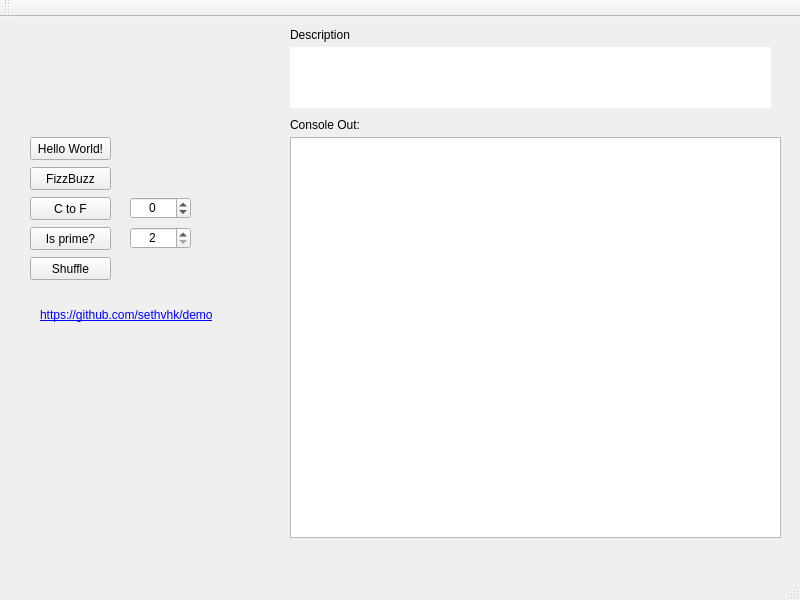
<?xml version="1.0" encoding="UTF-8"?>
<ui version="4.0">
 <class>MainWindow</class>
 <widget class="QMainWindow" name="MainWindow">
  <property name="enabled">
   <bool>true</bool>
  </property>
  <property name="geometry">
   <rect>
    <x>0</x>
    <y>0</y>
    <width>800</width>
    <height>600</height>
   </rect>
  </property>
  <property name="windowTitle">
   <string>Seth's Demo for Ordina</string>
  </property>
  <widget class="QWidget" name="centralWidget">
   <widget class="QPushButton" name="button_hw">
    <property name="geometry">
     <rect>
      <x>30</x>
      <y>120</y>
      <width>81</width>
      <height>23</height>
     </rect>
    </property>
    <property name="text">
     <string>Hello World!</string>
    </property>
   </widget>
   <widget class="QLabel" name="console_title">
    <property name="geometry">
     <rect>
      <x>290</x>
      <y>100</y>
      <width>121</width>
      <height>16</height>
     </rect>
    </property>
    <property name="text">
     <string>&lt;html&gt;&lt;head/&gt;&lt;body&gt;&lt;p&gt;Console Out:&lt;/p&gt;&lt;/body&gt;&lt;/html&gt;</string>
    </property>
   </widget>
   <widget class="QPushButton" name="button_fb">
    <property name="geometry">
     <rect>
      <x>30</x>
      <y>150</y>
      <width>81</width>
      <height>23</height>
     </rect>
    </property>
    <property name="text">
     <string>FizzBuzz</string>
    </property>
   </widget>
   <widget class="QTextBrowser" name="console_out">
    <property name="geometry">
     <rect>
      <x>290</x>
      <y>120</y>
      <width>491</width>
      <height>401</height>
     </rect>
    </property>
   </widget>
   <widget class="QTextBrowser" name="task_desc">
    <property name="geometry">
     <rect>
      <x>290</x>
      <y>30</y>
      <width>481</width>
      <height>61</height>
     </rect>
    </property>
    <property name="frameShape">
     <enum>QFrame::NoFrame</enum>
    </property>
    <property name="frameShadow">
     <enum>QFrame::Plain</enum>
    </property>
   </widget>
   <widget class="QLabel" name="label_desc">
    <property name="geometry">
     <rect>
      <x>290</x>
      <y>10</y>
      <width>81</width>
      <height>16</height>
     </rect>
    </property>
    <property name="text">
     <string>Description</string>
    </property>
   </widget>
   <widget class="QPushButton" name="tempcon">
    <property name="geometry">
     <rect>
      <x>30</x>
      <y>180</y>
      <width>81</width>
      <height>23</height>
     </rect>
    </property>
    <property name="text">
     <string>C to F</string>
    </property>
   </widget>
   <widget class="QSpinBox" name="temp_c">
    <property name="geometry">
     <rect>
      <x>130</x>
      <y>180</y>
      <width>61</width>
      <height>22</height>
     </rect>
    </property>
    <property name="alignment">
     <set>Qt::AlignCenter</set>
    </property>
    <property name="minimum">
     <number>-1000</number>
    </property>
    <property name="maximum">
     <number>1000</number>
    </property>
   </widget>
   <widget class="QLabel" name="ordinalogo">
    <property name="geometry">
     <rect>
      <x>30</x>
      <y>30</y>
      <width>241</width>
      <height>61</height>
     </rect>
    </property>
    <property name="text">
     <string/>
    </property>
    <property name="pixmap">
     <pixmap resource="images.qrc">:/logo/logo/ordina.jpg</pixmap>
    </property>
   </widget>
   <widget class="QPushButton" name="button_isprime">
    <property name="geometry">
     <rect>
      <x>30</x>
      <y>210</y>
      <width>81</width>
      <height>23</height>
     </rect>
    </property>
    <property name="text">
     <string>Is prime?</string>
    </property>
   </widget>
   <widget class="QSpinBox" name="preprime">
    <property name="geometry">
     <rect>
      <x>130</x>
      <y>210</y>
      <width>61</width>
      <height>22</height>
     </rect>
    </property>
    <property name="alignment">
     <set>Qt::AlignCenter</set>
    </property>
    <property name="minimum">
     <number>2</number>
    </property>
    <property name="maximum">
     <number>99999</number>
    </property>
    <property name="value">
     <number>2</number>
    </property>
   </widget>
   <widget class="QPushButton" name="button_shuffle">
    <property name="geometry">
     <rect>
      <x>30</x>
      <y>240</y>
      <width>81</width>
      <height>23</height>
     </rect>
    </property>
    <property name="text">
     <string>Shuffle</string>
    </property>
   </widget>
   <widget class="QLabel" name="gitlink">
    <property name="geometry">
     <rect>
      <x>40</x>
      <y>290</y>
      <width>191</width>
      <height>16</height>
     </rect>
    </property>
    <property name="text">
     <string>&lt;html&gt;&lt;head/&gt;&lt;body&gt;&lt;p&gt;&lt;a href=&quot;https://github.com/sethvhk/demo&quot;&gt;&lt;span style=&quot; text-decoration: underline; color:#0000ff;&quot;&gt;https://github.com/sethvhk/demo&lt;/span&gt;&lt;/a&gt;&lt;/p&gt;&lt;/body&gt;&lt;/html&gt;</string>
    </property>
    <property name="openExternalLinks">
     <bool>true</bool>
    </property>
   </widget>
  </widget>
  <widget class="QToolBar" name="mainToolBar">
   <attribute name="toolBarArea">
    <enum>TopToolBarArea</enum>
   </attribute>
   <attribute name="toolBarBreak">
    <bool>false</bool>
   </attribute>
  </widget>
  <widget class="QStatusBar" name="statusBar"/>
 </widget>
 <layoutdefault spacing="6" margin="11"/>
 <resources>
  <include location="images.qrc"/>
 </resources>
 <connections/>
</ui>
